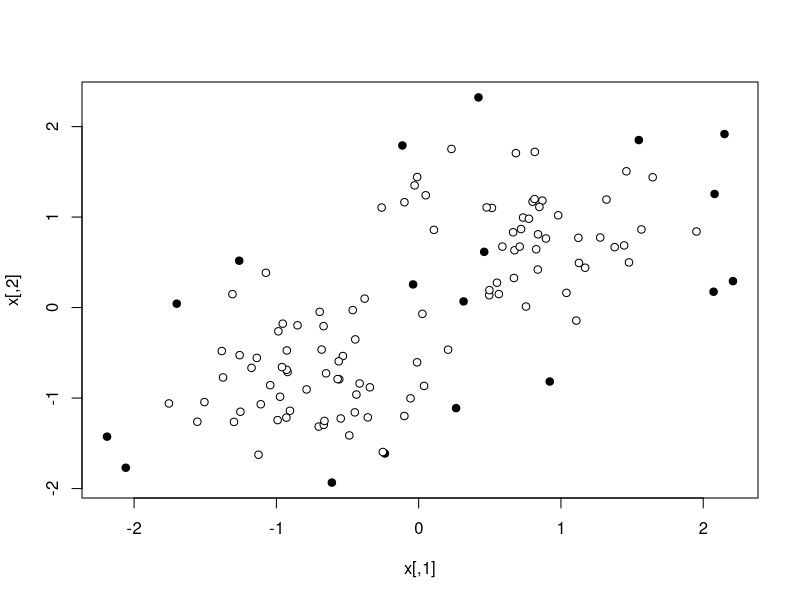
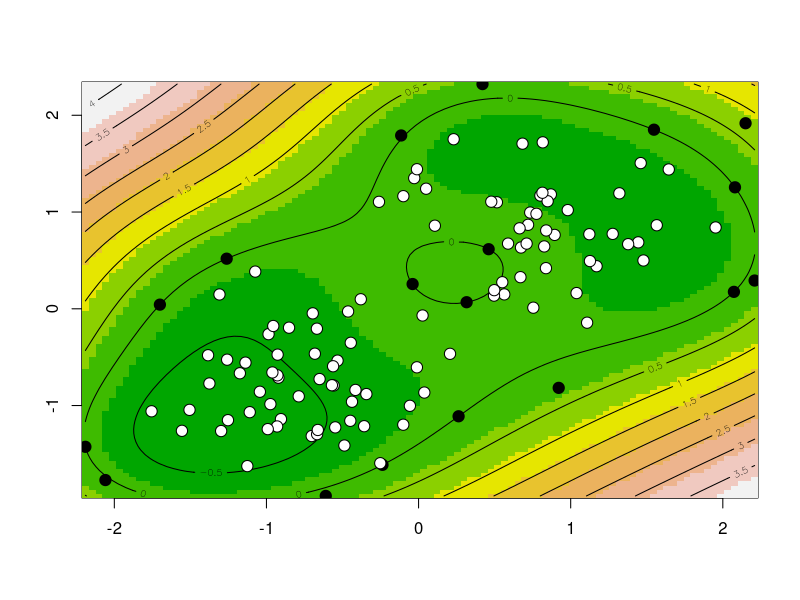

The R source for these figures, in order:
library(kernlab)

set.seed(1)

x <- rbind(
  matrix(rnorm(120), ncol=2),
  matrix(rnorm(120, mean=3), ncol=2))
x <- scale(x)

rbf <- rbfdot(sigma = 0.5)
ocsvm <- ksvm(x, type = "one-svc", kernel = rbf, nu = 0.1)

colorcode<- rep(0, nrow(x))
colorcode[ocsvm@alphaindex] <- 1
plot(x, pch = 21, bg = colorcode)

getR2s.ocsvm  <- function(x_selected, ocsvm, knl,CC=1){
  
  idx.onSphere <- which(ocsvm@alpha != CC)
  R2s <- rep(-1, length(idx.onSphere))
  
  # Computing R2
  XX <- ocsvm@xmatrix
  iid <- 1
  for(idx in idx.onSphere){
    x.onSphere <- ocsvm@xmatrix[idx,]
    R2s[iid] <- getR2.ocsvm(x.onSphere, ocsvm, knl,CC)
    iid <- iid + 1 
  }
  return(R2s)
}
getR2.ocsvm <- function(x_selected, ocsvm, knl,CC=1){
  XX <- ocsvm@xmatrix
  Knn <- kernelMatrix(knl,t(x_selected),t(x_selected)) # must be 1 for rbf kernel
  Ka <- kernelMult(knl,x=XX,y=XX,z=ocsvm@alpha)
  aKa <- ocsvm@alpha %*% Ka 
  
  K <- kernelMatrix(knl,x=XX,y=t(x_selected)) # column vector
  aK <- ocsvm@alpha %*% K
  return(Knn + aKa -2.* aK)
}

# Select on-sphere samples to check the value of R
R2s <- getR2s.ocsvm(x_selected, ocsvm, rbf)

# Drawing contor
N1 <- 100
N2 <- 100
x1min <- min(ocsvm@xmatrix[,1])
x1max <- max(ocsvm@xmatrix[,1])
x2min <- min(ocsvm@xmatrix[,2])
x2max <- max(ocsvm@xmatrix[,2])
x1s <- seq(x1min, x1max, length = N1)
x2s <- seq(x2min, x2max, length = N2)
zz <- matrix(0,nr=N2,nc=N1)

for (ind in 1:N1) {
  for (ind2 in 1:N2) {
    xin <- c(x1s[ind], x2s[ind2])
    zz[ind, ind2] <- getR2.ocsvm(xin, ocsvm, rbf) - mean(R2s)
  }
}

d <- list(x = x1s, y = x2s, z = zz)

image(d, col = terrain.colors(9))
contour(d, add = TRUE)
points(x, pch = 21, bg = colorcode, cex = 1.5)
